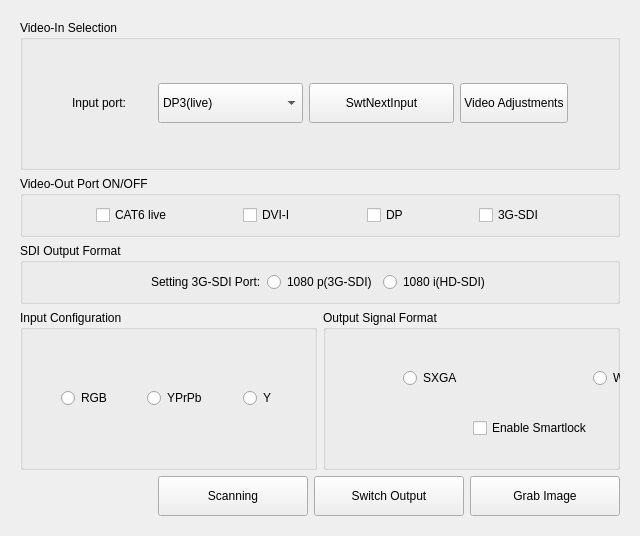
     <widget class="QWidget" name="tab_5">
      <attribute name="title">
       <string>Video Configuration - live</string>
      </attribute>
      <layout class="QGridLayout" name="gridLayout_16">
       <item row="0" column="0">
        <widget class="QStackedWidget" name="stackedWidget_2">
         <property name="currentIndex">
          <number>0</number>
         </property>
         <widget class="QWidget" name="page_3">
          <layout class="QGridLayout" name="gridLayout_15">
           <item row="0" column="0">
            <widget class="QGroupBox" name="Input_Output_Selection_Group_2">
             <property name="minimumSize">
              <size>
               <width>0</width>
               <height>150</height>
              </size>
             </property>
             <property name="title">
              <string>Video-In Selection</string>
             </property>
             <layout class="QGridLayout" name="gridLayout_36">
              <item row="0" column="0">
               <layout class="QHBoxLayout" name="horizontalLayout_92">
                <item>
                 <spacer name="horizontalSpacer_8">
                  <property name="orientation">
                   <enum>Qt::Horizontal</enum>
                  </property>
                  <property name="sizeHint" stdset="0">
                   <size>
                    <width>40</width>
                    <height>20</height>
                   </size>
                  </property>
                 </spacer>
                </item>
                <item>
                 <layout class="QHBoxLayout" name="horizontalLayout_7">
                  <item>
                   <widget class="QLabel" name="label_7">
                    <property name="minimumSize">
                     <size>
                      <width>80</width>
                      <height>0</height>
                     </size>
                    </property>
                    <property name="maximumSize">
                     <size>
                      <width>80</width>
                      <height>16777215</height>
                     </size>
                    </property>
                    <property name="text">
                     <string>Input port:</string>
                    </property>
                   </widget>
                  </item>
                  <item>
                   <widget class="QComboBox" name="Input_live_ComboBox">
                    <property name="enabled">
                     <bool>true</bool>
                    </property>
                    <property name="minimumSize">
                     <size>
                      <width>145</width>
                      <height>40</height>
                     </size>
                    </property>
                    <property name="maximumSize">
                     <size>
                      <width>145</width>
                      <height>16777215</height>
                     </size>
                    </property>
                    <property name="focusPolicy">
                     <enum>Qt::NoFocus</enum>
                    </property>
                    <item>
                     <property name="text">
                      <string>DP3(live)</string>
                     </property>
                    </item>
                    <item>
                     <property name="text">
                      <string>CAT6(live)</string>
                     </property>
                    </item>
                   </widget>
                  </item>
                  <item>
                   <widget class="QPushButton" name="SwtNextInput_live_Button">
                    <property name="enabled">
                     <bool>true</bool>
                    </property>
                    <property name="minimumSize">
                     <size>
                      <width>145</width>
                      <height>40</height>
                     </size>
                    </property>
                    <property name="maximumSize">
                     <size>
                      <width>145</width>
                      <height>16777215</height>
                     </size>
                    </property>
                    <property name="focusPolicy">
                     <enum>Qt::NoFocus</enum>
                    </property>
                    <property name="text">
                     <string>SwtNextInput</string>
                    </property>
                   </widget>
                  </item>
                  <item>
                   <widget class="QPushButton" name="Video_Adjust_live_Button">
                    <property name="minimumSize">
                     <size>
                      <width>0</width>
                      <height>40</height>
                     </size>
                    </property>
                    <property name="maximumSize">
                     <size>
                      <width>145</width>
                      <height>40</height>
                     </size>
                    </property>
                    <property name="focusPolicy">
                     <enum>Qt::NoFocus</enum>
                    </property>
                    <property name="styleSheet">
                     <string notr="true"/>
                    </property>
                    <property name="text">
                     <string>Video Adjustments</string>
                    </property>
                   </widget>
                  </item>
                 </layout>
                </item>
                <item>
                 <spacer name="horizontalSpacer_14">
                  <property name="orientation">
                   <enum>Qt::Horizontal</enum>
                  </property>
                  <property name="sizeHint" stdset="0">
                   <size>
                    <width>40</width>
                    <height>20</height>
                   </size>
                  </property>
                 </spacer>
                </item>
               </layout>
              </item>
             </layout>
            </widget>
           </item>
           <item row="1" column="0">
            <widget class="QGroupBox" name="groupBox_11">
             <property name="title">
              <string>Video-Out Port ON/OFF</string>
             </property>
             <layout class="QGridLayout" name="gridLayout_14">
              <item row="0" column="0">
               <layout class="QHBoxLayout" name="horizontalLayout_8">
                <item>
                 <spacer name="horizontalSpacer_3">
                  <property name="orientation">
                   <enum>Qt::Horizontal</enum>
                  </property>
                  <property name="sizeHint" stdset="0">
                   <size>
                    <width>40</width>
                    <height>20</height>
                   </size>
                  </property>
                 </spacer>
                </item>
                <item>
                 <widget class="QCheckBox" name="Output_live_checkBox">
                  <property name="focusPolicy">
                   <enum>Qt::NoFocus</enum>
                  </property>
                  <property name="text">
                   <string>CAT6 live</string>
                  </property>
                 </widget>
                </item>
                <item>
                 <spacer name="horizontalSpacer_16">
                  <property name="orientation">
                   <enum>Qt::Horizontal</enum>
                  </property>
                  <property name="sizeHint" stdset="0">
                   <size>
                    <width>40</width>
                    <height>20</height>
                   </size>
                  </property>
                 </spacer>
                </item>
                <item>
                 <widget class="QCheckBox" name="Output_live_checkBox_2">
                  <property name="focusPolicy">
                   <enum>Qt::NoFocus</enum>
                  </property>
                  <property name="text">
                   <string>DVI-I</string>
                  </property>
                 </widget>
                </item>
                <item>
                 <spacer name="horizontalSpacer_64">
                  <property name="orientation">
                   <enum>Qt::Horizontal</enum>
                  </property>
                  <property name="sizeHint" stdset="0">
                   <size>
                    <width>40</width>
                    <height>20</height>
                   </size>
                  </property>
                 </spacer>
                </item>
                <item>
                 <widget class="QCheckBox" name="Output_live_checkBox_3">
                  <property name="focusPolicy">
                   <enum>Qt::NoFocus</enum>
                  </property>
                  <property name="text">
                   <string>DP</string>
                  </property>
                 </widget>
                </item>
                <item>
                 <spacer name="horizontalSpacer_65">
                  <property name="orientation">
                   <enum>Qt::Horizontal</enum>
                  </property>
                  <property name="sizeHint" stdset="0">
                   <size>
                    <width>40</width>
                    <height>20</height>
                   </size>
                  </property>
                 </spacer>
                </item>
                <item>
                 <widget class="QCheckBox" name="Output_live_checkBox_4">
                  <property name="focusPolicy">
                   <enum>Qt::NoFocus</enum>
                  </property>
                  <property name="text">
                   <string>3G-SDI</string>
                  </property>
                 </widget>
                </item>
                <item>
                 <spacer name="horizontalSpacer_66">
                  <property name="orientation">
                   <enum>Qt::Horizontal</enum>
                  </property>
                  <property name="sizeHint" stdset="0">
                   <size>
                    <width>40</width>
                    <height>20</height>
                   </size>
                  </property>
                 </spacer>
                </item>
               </layout>
              </item>
             </layout>
            </widget>
           </item>
           <item row="2" column="0">
            <widget class="QGroupBox" name="groupBox_6">
             <property name="title">
              <string>SDI Output Format</string>
             </property>
             <layout class="QGridLayout" name="gridLayout_11">
              <item row="0" column="0">
               <layout class="QHBoxLayout" name="horizontalLayout_15">
                <item>
                 <spacer name="horizontalSpacer_62">
                  <property name="orientation">
                   <enum>Qt::Horizontal</enum>
                  </property>
                  <property name="sizeHint" stdset="0">
                   <size>
                    <width>40</width>
                    <height>20</height>
                   </size>
                  </property>
                 </spacer>
                </item>
                <item>
                 <widget class="QLabel" name="label_19">
                  <property name="enabled">
                   <bool>true</bool>
                  </property>
                  <property name="text">
                   <string>Setting 3G-SDI Port:</string>
                  </property>
                 </widget>
                </item>
                <item>
                 <widget class="QRadioButton" name="Live_SDI_1080p_radioButton">
                  <property name="enabled">
                   <bool>true</bool>
                  </property>
                  <property name="focusPolicy">
                   <enum>Qt::NoFocus</enum>
                  </property>
                  <property name="text">
                   <string>1080 p(3G-SDI)</string>
                  </property>
                 </widget>
                </item>
                <item>
                 <widget class="QRadioButton" name="Live_SDI_1080i_radioButton">
                  <property name="enabled">
                   <bool>true</bool>
                  </property>
                  <property name="focusPolicy">
                   <enum>Qt::NoFocus</enum>
                  </property>
                  <property name="text">
                   <string>1080 i(HD-SDI)</string>
                  </property>
                 </widget>
                </item>
                <item>
                 <spacer name="horizontalSpacer_68">
                  <property name="orientation">
                   <enum>Qt::Horizontal</enum>
                  </property>
                  <property name="sizeHint" stdset="0">
                   <size>
                    <width>40</width>
                    <height>20</height>
                   </size>
                  </property>
                 </spacer>
                </item>
               </layout>
              </item>
             </layout>
            </widget>
           </item>
           <item row="3" column="0">
            <layout class="QHBoxLayout" name="horizontalLayout_9" stretch="1,1">
             <item>
              <widget class="QGroupBox" name="groupBox_12">
               <property name="minimumSize">
                <size>
                 <width>0</width>
                 <height>70</height>
                </size>
               </property>
               <property name="title">
                <string>Input Configuration</string>
               </property>
               <layout class="QGridLayout" name="gridLayout_21">
                <item row="0" column="0">
                 <layout class="QHBoxLayout" name="horizontalLayout_16">
                  <item>
                   <spacer name="horizontalSpacer_70">
                    <property name="orientation">
                     <enum>Qt::Horizontal</enum>
                    </property>
                    <property name="sizeHint" stdset="0">
                     <size>
                      <width>40</width>
                      <height>20</height>
                     </size>
                    </property>
                   </spacer>
                  </item>
                  <item>
                   <widget class="QRadioButton" name="Input_RGB_live_radioButton">
                    <property name="focusPolicy">
                     <enum>Qt::NoFocus</enum>
                    </property>
                    <property name="text">
                     <string>RGB</string>
                    </property>
                   </widget>
                  </item>
                  <item>
                   <spacer name="horizontalSpacer_71">
                    <property name="orientation">
                     <enum>Qt::Horizontal</enum>
                    </property>
                    <property name="sizeHint" stdset="0">
                     <size>
                      <width>40</width>
                      <height>20</height>
                     </size>
                    </property>
                   </spacer>
                  </item>
                  <item>
                   <widget class="QRadioButton" name="Input_YPrPb_live_radioButton">
                    <property name="focusPolicy">
                     <enum>Qt::NoFocus</enum>
                    </property>
                    <property name="text">
                     <string>YPrPb</string>
                    </property>
                   </widget>
                  </item>
                  <item>
                   <spacer name="horizontalSpacer_72">
                    <property name="orientation">
                     <enum>Qt::Horizontal</enum>
                    </property>
                    <property name="sizeHint" stdset="0">
                     <size>
                      <width>40</width>
                      <height>20</height>
                     </size>
                    </property>
                   </spacer>
                  </item>
                  <item>
                   <widget class="QRadioButton" name="Input_Y_live_radioButton">
                    <property name="focusPolicy">
                     <enum>Qt::NoFocus</enum>
                    </property>
                    <property name="text">
                     <string>Y</string>
                    </property>
                   </widget>
                  </item>
                  <item>
                   <spacer name="horizontalSpacer_73">
                    <property name="orientation">
                     <enum>Qt::Horizontal</enum>
                    </property>
                    <property name="sizeHint" stdset="0">
                     <size>
                      <width>40</width>
                      <height>20</height>
                     </size>
                    </property>
                   </spacer>
                  </item>
                 </layout>
                </item>
               </layout>
              </widget>
             </item>
             <item>
              <widget class="QGroupBox" name="Output_Format_Group_2">
               <property name="minimumSize">
                <size>
                 <width>0</width>
                 <height>160</height>
                </size>
               </property>
               <property name="styleSheet">
                <string notr="true"/>
               </property>
               <property name="title">
                <string>Output Signal Format</string>
               </property>
               <widget class="QRadioButton" name="SXGA_live_RadioButton">
                <property name="geometry">
                 <rect>
                  <x>80</x>
                  <y>60</y>
                  <width>89</width>
                  <height>16</height>
                 </rect>
                </property>
                <property name="focusPolicy">
                 <enum>Qt::NoFocus</enum>
                </property>
                <property name="text">
                 <string>SXGA</string>
                </property>
               </widget>
               <widget class="QRadioButton" name="WUXGA_live_RadioButton">
                <property name="geometry">
                 <rect>
                  <x>270</x>
                  <y>60</y>
                  <width>89</width>
                  <height>16</height>
                 </rect>
                </property>
                <property name="focusPolicy">
                 <enum>Qt::NoFocus</enum>
                </property>
                <property name="text">
                 <string>WUXGA</string>
                </property>
               </widget>
               <widget class="QCheckBox" name="SmartLock_live_CheckBox">
                <property name="geometry">
                 <rect>
                  <x>150</x>
                  <y>110</y>
                  <width>151</width>
                  <height>16</height>
                 </rect>
                </property>
                <property name="focusPolicy">
                 <enum>Qt::NoFocus</enum>
                </property>
                <property name="text">
                 <string>Enable Smartlock</string>
                </property>
               </widget>
              </widget>
             </item>
            </layout>
           </item>
           <item row="4" column="0">
            <layout class="QHBoxLayout" name="horizontalLayout_10">
             <item>
              <spacer name="horizontalSpacer_67">
               <property name="orientation">
                <enum>Qt::Horizontal</enum>
               </property>
               <property name="sizeHint" stdset="0">
                <size>
                 <width>40</width>
                 <height>20</height>
                </size>
               </property>
              </spacer>
             </item>
             <item>
              <widget class="QPushButton" name="Scan_live_pushButton">
               <property name="minimumSize">
                <size>
                 <width>150</width>
                 <height>40</height>
                </size>
               </property>
               <property name="maximumSize">
                <size>
                 <width>145</width>
                 <height>16777215</height>
                </size>
               </property>
               <property name="focusPolicy">
                <enum>Qt::NoFocus</enum>
               </property>
               <property name="styleSheet">
                <string notr="true"/>
               </property>
               <property name="text">
                <string>Scanning</string>
               </property>
              </widget>
             </item>
             <item>
              <widget class="QPushButton" name="Switch_Output_Button_2">
               <property name="minimumSize">
                <size>
                 <width>150</width>
                 <height>40</height>
                </size>
               </property>
               <property name="maximumSize">
                <size>
                 <width>145</width>
                 <height>40</height>
                </size>
               </property>
               <property name="focusPolicy">
                <enum>Qt::NoFocus</enum>
               </property>
               <property name="styleSheet">
                <string notr="true"/>
               </property>
               <property name="text">
                <string>Switch Output</string>
               </property>
              </widget>
             </item>
             <item>
              <widget class="QPushButton" name="Grab_Image_pushButton_2">
               <property name="minimumSize">
                <size>
                 <width>150</width>
                 <height>40</height>
                </size>
               </property>
               <property name="maximumSize">
                <size>
                 <width>145</width>
                 <height>16777215</height>
                </size>
               </property>
               <property name="focusPolicy">
                <enum>Qt::NoFocus</enum>
               </property>
               <property name="styleSheet">
                <string notr="true"/>
               </property>
               <property name="text">
                <string>Grab Image</string>
               </property>
              </widget>
             </item>
            </layout>
           </item>
          </layout>
         </widget>
        </widget>
       </item>
      </layout>
     </widget>
